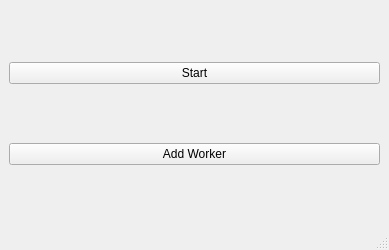
<?xml version="1.0" encoding="UTF-8"?>
<ui version="4.0">
 <class>Manager</class>
 <widget class="QMainWindow" name="Manager">
  <property name="geometry">
   <rect>
    <x>0</x>
    <y>0</y>
    <width>389</width>
    <height>250</height>
   </rect>
  </property>
  <property name="windowTitle">
   <string>Manager</string>
  </property>
  <widget class="QWidget" name="centralwidget">
   <layout class="QVBoxLayout" name="verticalLayout_2">
    <item>
     <layout class="QVBoxLayout" name="verticalLayout"/>
    </item>
    <item>
     <widget class="QPushButton" name="b_start">
      <property name="text">
       <string>Start</string>
      </property>
     </widget>
    </item>
    <item>
     <widget class="QPushButton" name="b_add">
      <property name="text">
       <string>Add Worker</string>
      </property>
     </widget>
    </item>
   </layout>
  </widget>
  <widget class="QMenuBar" name="menubar">
   <property name="geometry">
    <rect>
     <x>0</x>
     <y>0</y>
     <width>389</width>
     <height>24</height>
    </rect>
   </property>
  </widget>
  <widget class="QStatusBar" name="statusbar"/>
 </widget>
 <resources/>
 <connections/>
</ui>
